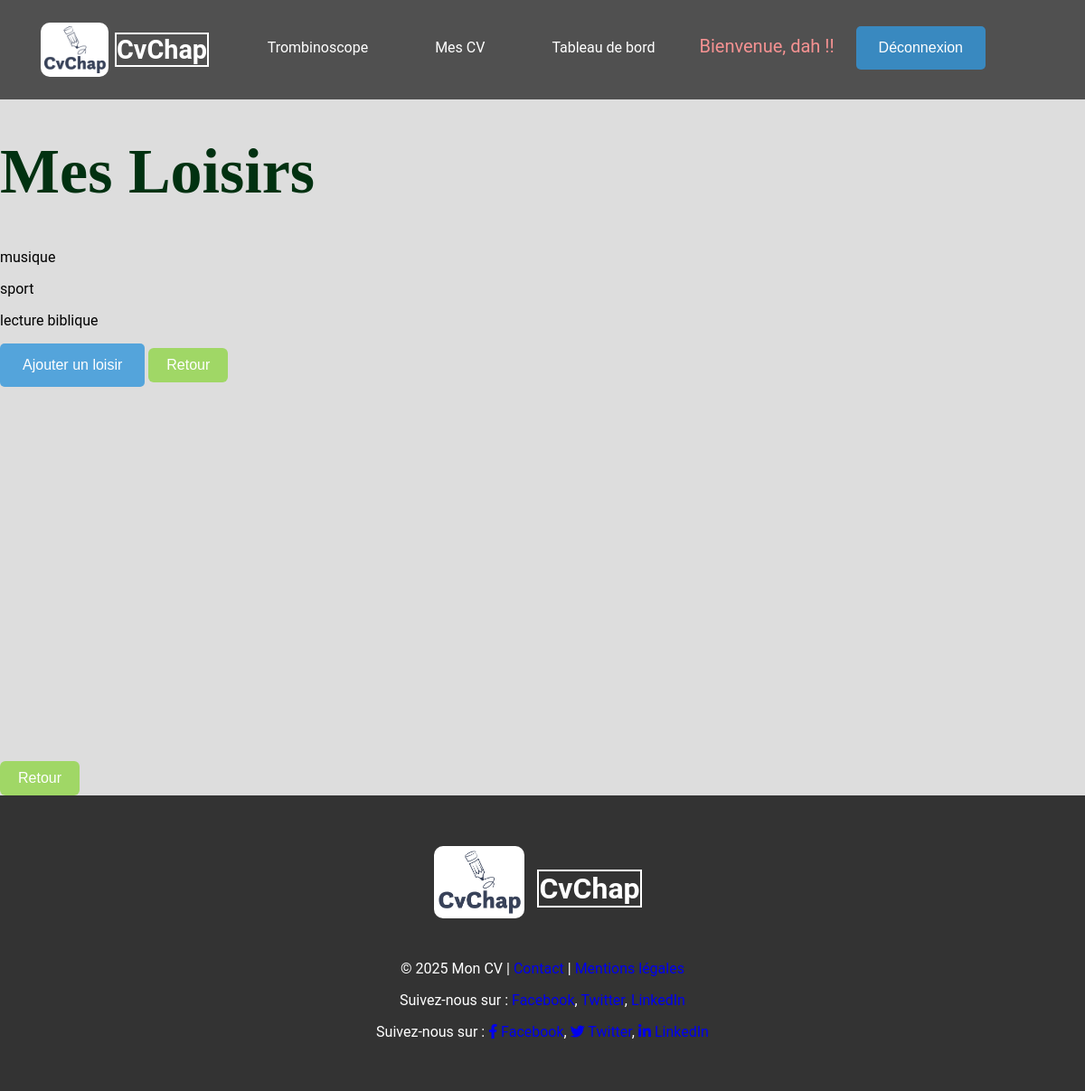
The app's page /aff_loisirs/ (signed in) with its own data.
### appcv/models.py (models this page shows, shortened)
class Loisir(models.Model):
    user = models.ForeignKey(User, on_delete=models.CASCADE)
    nom = models.CharField(max_length=100)
    description = models.TextField()

### appcv/views.py (the view)
# urls.py: path('aff_loisirs/', views.aff_loisirs, name='aff_loisirs'),
@login_required
def aff_loisirs(request):
    loisirs = Loisir.objects.filter(user=request.user)
    return render(request, "vues/aff_loisirs.html", {"loisirs": loisirs})

### appcv/templates/vues/aff_loisirs.html (shortened to what this page needs)
{% extends "base.html" %}
{% block style_page %}
    {% load static %}
    <link rel="stylesheet" href="{% static "experiencepro1.css" %}">
{% endblock %}
{% block content %}
    <h1>Mes Loisirs</h1>
    {% if loisirs %}
        <ul>
            {% for loisir in loisirs %}
                <li>
                    <p>{{ loisir.nom }}</p>
                </li>
            {% endfor %}
        </ul>
    {% else %}
        <p>Vous n'avez pas encore ajouté de loisirs.</p>
    {% endif %}
    <a href="{% url 'addLoisir' %}">
        <button type="button">Ajouter un loisir</button>
    </a>
    {% include "partiel/retoure.html" %}
{% endblock %}

### appcv/templates/bases/nav.html (shortened to what this page needs)
{% load static %}
{% block style_page %}
<link rel="stylesheet" href="{% static 'base1.css' %}">
{% endblock %}
<nav >
    <div class="nav-logo">
        <img src="{% static 'images/cvchap_logo4.png' %}" alt="Logo" class="me-2">
        <a class="nav-link {% if request.resolver_match.url_name == 'trombinoscope' %}active{% endif %}" href="{% url 'trombinoscope' %}">CvChap</a>
    </div>
    <ul >
        {% if user.is_authenticated %}
            <li class="nav-item">
                <a class="nav-link {% if request.resolver_match.url_name == 'trombinoscope' %}active{% endif %}" href="{% url 'trombinoscope' %}">Trombinoscope</a>
            </li>
            <li class="nav-item">
                <a class="nav-link {% if request.resolver_match.url_name == 'list_cv' %}active{% endif %}" href="{% url 'list_cv' %}">Mes CV</a>
            </li>
            <li>
                <a href="{% url 'TdeBord' %}">Tableau de bord</a>
            </li>
            <li>Bienvenue, {{ user.username }} !!</li>
            <li class="nav-item">
                <form action="{% url 'logout' %}?next=/" method="post" style="display:inline;">
                    <button type="submit">Déconnexion</button>
                </form>
            </li>
        {% endif %}
    </ul>
</nav>

### appcv/static/base1.css (style rules this page uses)
body { font-family: 'Roboto', sans-serif; background: #ddd ; background-size: cover; margin: 0; padding: 0; color: #000000; height: 100%; }
button { background-color: #3498db; background-color: #3498dbce; color: white; padding: 15px 25px; font-size: 1rem; border: none; border-radius: 5px; cursor: pointer; text-align: center; transition: background-color 0.3s ease; }
html, body { height: 100%; margin: 0; padding:0px 0px 0px 0px 0px; }
nav { height: 110px; width: 100%; background: rgba(0, 0, 0, 0.4); display: flex; justify-content:space-between; align-items: center; margin:0px ; padding:0px; position: fixed; }
nav ul { margin-right:100px; list-style: none; margin-top:10px; }
nav ul li { display: inline-block; line-height: 80px; margin: 0 10px; color: #f59292; font-size: 20px; }
nav ul li a { color: white; padding: 15px 25px; font-size: 1rem; border: none; border-radius: 5px; cursor: pointer; text-align: center; transition: background-color 0.3s ease; }
.nav-logo { display: flex; align-items: center; margin:15px; padding:35px 10px; }
.nav-logo img { height: 60px; margin-left: 20px; border-radius: 10px; }
.nav-logo a { font-weight: bold; font-size: 1.8rem; display:inline-block; padding:0.1px 0px; margin-left:7px; color:#fff; border:2px solid #fff; }
h1 { margin: 70px 0; color:#013111; font-size:clamp(70px,6vw,40px); font-weight: bold; font-family: Times, "Times New Roman", Georgia, serif; padding:0px; height:55px; }
a { text-decoration: none; }
ul { list-style: none; padding: 0; }

### records on screen
Loisir: nom "musique"
Loisir: nom "sport"
Loisir: nom "lecture biblique"

### other values on screen
{{ user.username }} "dah"
